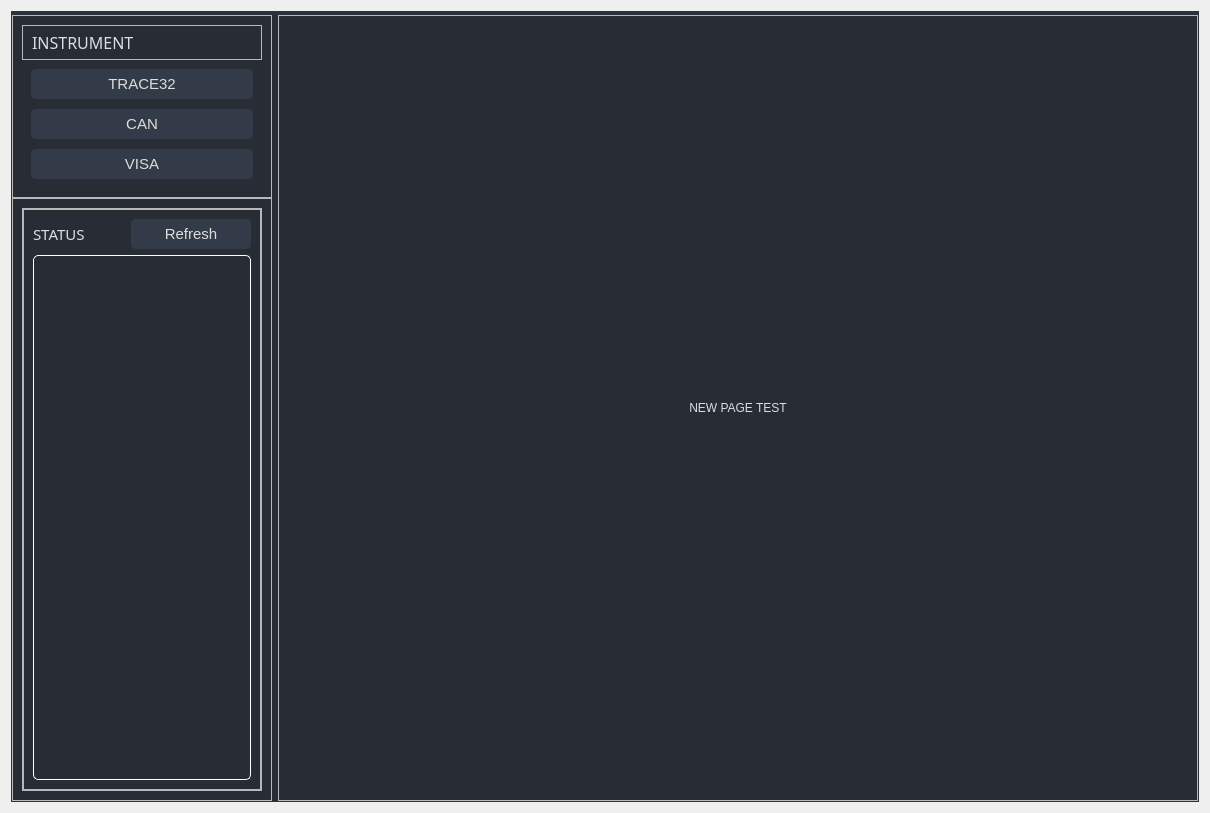
<?xml version="1.0" encoding="UTF-8"?>
<ui version="4.0">
 <class>inst</class>
 <widget class="QWidget" name="inst">
  <property name="geometry">
   <rect>
    <x>0</x>
    <y>0</y>
    <width>1210</width>
    <height>813</height>
   </rect>
  </property>
  <property name="windowTitle">
   <string>inst</string>
  </property>
  <property name="styleSheet">
   <string notr="true">/* /////////////////////////////////////////////////////////////////////////////////////////////////

SET APP STYLESHEET - FULL STYLES HERE
DARK THEME - DRACULA COLOR BASED

///////////////////////////////////////////////////////////////////////////////////////////////// */

QWidget{
	color: rgb(221, 221, 221);
	font: 11pt &quot;Segoe UI&quot;;
}

/* /////////////////////////////////////////////////////////////////////////////////////////////////
Tooltip */
QToolTip {
	color: #ffffff;
	background-color: rgba(33, 37, 43, 180);
	border: 1px solid rgb(44, 49, 58);
	background-image: none;
	background-position: left center;
    background-repeat: no-repeat;
	border: none;
	border-left: 2px solid rgb(113, 192, 217);
	text-align: left;
	padding-left: 8px;
	margin: 0px;
}

/* /////////////////////////////////////////////////////////////////////////////////////////////////
Bg App */
#bgApp {	
	background-color: rgb(40, 44, 52);
	border: 1px solid rgb(44, 49, 58);
}

/* Icon */
#extraIcon {
	background-position: center;
	background-repeat: no-repeat;
	background-image: url(:/icons/icons/icon_settings.png);
}

/* Extra Content */
#extraContent{
	border-top: 3px solid rgb(40, 44, 52);
}


/* /////////////////////////////////////////////////////////////////////////////////////////////////
Content App */
#contentBottom{
	border-top: 3px solid rgb(44, 49, 58);
}

/* Label */
#label_title { font: 63 12pt &quot;Segoe UI Semibold&quot;;}
#label_taget_title { font: 63 12pt &quot;Segoe UI Semibold&quot;;}
#label_status { font: 63 11pt &quot;Segoe UI Semibold&quot;;}

/* /////////////////////////////////////////////////////////////////////////////////////////////////
QTableWidget */
QTableWidget {	
	background-color: transparent;
	padding: 10px;
	border-radius: 5px;
	gridline-color: rgb(44, 49, 58);
	border-bottom: 1px solid rgb(44, 49, 60);
}
QTableWidget::item{
	border-color: rgb(44, 49, 60);
	padding-left: 5px;
	padding-right: 5px;
	gridline-color: rgb(44, 49, 60);
}
QTableWidget::item:selected{
	background-color: rgb(147, 207, 249);
}
QHeaderView::section{
	background-color: rgb(33, 37, 43);
	max-width: 30px;
	border: 1px solid rgb(44, 49, 58);
	border-style: none;
    border-bottom: 1px solid rgb(44, 49, 60);
    border-right: 1px solid rgb(44, 49, 60);
}
QTableWidget::horizontalHeader {	
	background-color: rgb(33, 37, 43);
}
QHeaderView::section:horizontal
{
    border: 1px solid rgb(33, 37, 43);
	background-color: rgb(33, 37, 43);
	padding: 3px;
	border-top-left-radius: 7px;
    border-top-right-radius: 7px;
}
QHeaderView::section:vertical
{
    border: 1px solid rgb(44, 49, 60);
}

/* /////////////////////////////////////////////////////////////////////////////////////////////////
LineEdit */
QLineEdit {
	background-color: rgb(33, 37, 43);
	border-radius: 5px;
	border: 2px solid rgb(33, 37, 43);
	padding-left: 10px;
	selection-color: rgb(255, 255, 255);
	selection-background-color: rgb(113, 192, 217);
}
QLineEdit:hover {
	border: 2px solid rgb(64, 71, 88);
}
QLineEdit:focus {
	border: 2px solid rgb(91, 101, 124);
}

/* /////////////////////////////////////////////////////////////////////////////////////////////////
PlainTextEdit */
QPlainTextEdit {
	background-color: rgb(27, 29, 35);
	border-radius: 5px;
	padding: 10px;
	selection-color: rgb(255, 255, 255);
	selection-background-color: rgb(113, 192, 217);
}
QPlainTextEdit  QScrollBar:vertical {
    width: 8px;
 }
QPlainTextEdit  QScrollBar:horizontal {
    height: 8px;
 }
QPlainTextEdit:hover {
	border: 2px solid rgb(64, 71, 88);
}
QPlainTextEdit:focus {
	border: 2px solid rgb(91, 101, 124);
}

/* /////////////////////////////////////////////////////////////////////////////////////////////////
ScrollBars */
QScrollBar:horizontal {
    border: none;
    background: rgb(52, 59, 72);
    height: 8px;
    margin: 0px 21px 0 21px;
	border-radius: 0px;
}
QScrollBar::handle:horizontal {
    background: rgb(147, 207, 249);
    min-width: 25px;
	border-radius: 4px
}
QScrollBar::add-line:horizontal {
    border: none;
    background: rgb(55, 63, 77);
    width: 20px;
	border-top-right-radius: 4px;
    border-bottom-right-radius: 4px;
    subcontrol-position: right;
    subcontrol-origin: margin;
}
QScrollBar::sub-line:horizontal {
    border: none;
    background: rgb(55, 63, 77);
    width: 20px;
	border-top-left-radius: 4px;
    border-bottom-left-radius: 4px;
    subcontrol-position: left;
    subcontrol-origin: margin;
}
QScrollBar::up-arrow:horizontal, QScrollBar::down-arrow:horizontal
{
     background: none;
}
QScrollBar::add-page:horizontal, QScrollBar::sub-page:horizontal
{
     background: none;
}
 QScrollBar:vertical {
	border: none;
    background: rgb(52, 59, 72);
    width: 8px;
    margin: 21px 0 21px 0;
	border-radius: 0px;
 }
 QScrollBar::handle:vertical {	
	background: rgb(147, 207, 249);
    min-height: 25px;
	border-radius: 4px
 }
 QScrollBar::add-line:vertical {
     border: none;
    background: rgb(55, 63, 77);
     height: 20px;
	border-bottom-left-radius: 4px;
    border-bottom-right-radius: 4px;
     subcontrol-position: bottom;
     subcontrol-origin: margin;
 }
 QScrollBar::sub-line:vertical {
	border: none;
    background: rgb(55, 63, 77);
     height: 20px;
	border-top-left-radius: 4px;
    border-top-right-radius: 4px;
     subcontrol-position: top;
     subcontrol-origin: margin;
 }
 QScrollBar::up-arrow:vertical, QScrollBar::down-arrow:vertical {
     background: none;
 }

 QScrollBar::add-page:vertical, QScrollBar::sub-page:vertical {
     background: none;
 }

/* /////////////////////////////////////////////////////////////////////////////////////////////////
CheckBox */
QCheckBox::indicator {
    border: 3px solid rgb(52, 59, 72);
	width: 15px;
	height: 15px;
	border-radius: 10px;
    background: rgb(44, 49, 60);
}
QCheckBox::indicator:hover {
    border: 3px solid rgb(58, 66, 81);
}
QCheckBox::indicator:checked {
    background: 3px solid rgb(52, 59, 72);
	border: 3px solid rgb(52, 59, 72);	
	background-image: url(:/icons/icons/cil-check-alt.png);
}

/* /////////////////////////////////////////////////////////////////////////////////////////////////
RadioButton */
QRadioButton::indicator {
    border: 3px solid rgb(52, 59, 72);
	width: 15px;
	height: 15px;
	border-radius: 10px;
    background: rgb(44, 49, 60);
}
QRadioButton::indicator:hover {
    border: 3px solid rgb(58, 66, 81);
}
QRadioButton::indicator:checked {
    background: 3px solid rgb(94, 106, 130);
	border: 3px solid rgb(52, 59, 72);	
}

/* /////////////////////////////////////////////////////////////////////////////////////////////////
ComboBox */
QComboBox{
	background-color: rgb(27, 29, 35);
	border-radius: 5px;
	border: 2px solid rgb(33, 37, 43);
	padding: 5px;
	padding-left: 10px;
}
QComboBox:hover{
	border: 2px solid rgb(64, 71, 88);
}
QComboBox::drop-down {
	subcontrol-origin: padding;
	subcontrol-position: top right;
	width: 25px; 
	border-left-width: 3px;
	border-left-color: rgba(39, 44, 54, 150);
	border-left-style: solid;
	border-top-right-radius: 3px;
	border-bottom-right-radius: 3px;	
	background-image: url(:/icons/icons/cil-arrow-bottom.png);
	background-position: center;
	background-repeat: no-repeat;
 }
QComboBox QAbstractItemView {
	color: rgb(113, 192, 217);	
	background-color: rgb(33, 37, 43);
	padding: 10px;
	selection-background-color: rgb(39, 44, 54);
}

/* /////////////////////////////////////////////////////////////////////////////////////////////////
Sliders */QSlider::groove:horizontal {
    border-radius: 5px;
    height: 10px;
	margin: 0px;
	background-color: rgb(52, 59, 72);
}
QSlider::groove:horizontal:hover {
	background-color: rgb(55, 62, 76);
}
QSlider::handle:horizontal {
    background-color: rgb(147, 207, 249);
    border: none;
    height: 10px;
    width: 10px;
    margin: 0px;
	border-radius: 5px;
}
QSlider::handle:horizontal:hover {
    background-color: rgb(147, 181, 249);
}
QSlider::handle:horizontal:pressed {
    background-color: rgb(113, 192, 217);
}

QSlider::groove:vertical {
    border-radius: 5px;
    width: 10px;
    margin: 0px;
	background-color: rgb(52, 59, 72);
}
QSlider::groove:vertical:hover {
	background-color: rgb(55, 62, 76);
}
QSlider::handle:vertical {
    background-color: rgb(147, 207, 249);
	border: none;
    height: 10px;
    width: 10px;
    margin: 0px;
	border-radius: 5px;
}
QSlider::handle:vertical:hover {
    background-color: rgb(147, 181, 249);
}
QSlider::handle:vertical:pressed {
    background-color: rgb(113, 192, 217);
}

/* /////////////////////////////////////////////////////////////////////////////////////////////////
CommandLinkButton */
QCommandLinkButton {	
	color: rgb(113, 192, 217);
	border-radius: 5px;
	padding: 5px;
	color: rgb(113, 192, 217);
}
QCommandLinkButton:hover {	
	color: rgb(113, 192, 217);
	background-color: rgb(44, 49, 60);
}
QCommandLinkButton:pressed {	
	color: rgb(147, 207, 249);
	background-color: rgb(52, 58, 71);
}
/* /////////////////////////////////////////////////////////////////////////////////////////////////
SpinBox */
QSpinBox {	
	background-color: rgb(33, 37, 43);
}
QSpinBox:hover {	
	background-color: rgb(57, 65, 80);
	border: 2px solid rgb(81, 176, 98);
}

QSpinBox::up-button { width: 32px; }
QSpinBox::down-button { width: 32px; }

/* /////////////////////////////////////////////////////////////////////////////////////////////////
Button */
#pagesContainer QPushButton {
	border: 2px solid rgb(52, 59, 72);
	border-radius: 5px;	
	background-color: rgb(52, 59, 72);
}
#pagesContainer QPushButton:hover {
	background-color: rgb(57, 65, 80);
	border: 5px solid rgb(81, 176, 98);
}
#pagesContainer QPushButton:pressed {	
	background-color: rgb(35, 40, 49);
	border: 5px solid rgb(43, 50, 61);
}

</string>
  </property>
  <layout class="QVBoxLayout" name="verticalLayout_3">
   <item>
    <widget class="QFrame" name="bgApp">
     <property name="styleSheet">
      <string notr="true"/>
     </property>
     <property name="frameShape">
      <enum>QFrame::NoFrame</enum>
     </property>
     <property name="frameShadow">
      <enum>QFrame::Raised</enum>
     </property>
     <layout class="QHBoxLayout" name="horizontalLayout">
      <property name="spacing">
       <number>0</number>
      </property>
      <property name="leftMargin">
       <number>0</number>
      </property>
      <property name="topMargin">
       <number>0</number>
      </property>
      <property name="rightMargin">
       <number>0</number>
      </property>
      <property name="bottomMargin">
       <number>0</number>
      </property>
      <item>
       <widget class="QFrame" name="contentBox">
        <property name="frameShape">
         <enum>QFrame::NoFrame</enum>
        </property>
        <property name="frameShadow">
         <enum>QFrame::Raised</enum>
        </property>
        <layout class="QVBoxLayout" name="verticalLayout">
         <property name="spacing">
          <number>0</number>
         </property>
         <property name="leftMargin">
          <number>0</number>
         </property>
         <property name="topMargin">
          <number>0</number>
         </property>
         <property name="rightMargin">
          <number>0</number>
         </property>
         <property name="bottomMargin">
          <number>0</number>
         </property>
         <item>
          <widget class="QFrame" name="contentBottom">
           <property name="frameShape">
            <enum>QFrame::NoFrame</enum>
           </property>
           <property name="frameShadow">
            <enum>QFrame::Raised</enum>
           </property>
           <layout class="QVBoxLayout" name="verticalLayout_6">
            <property name="spacing">
             <number>0</number>
            </property>
            <property name="leftMargin">
             <number>0</number>
            </property>
            <property name="topMargin">
             <number>0</number>
            </property>
            <property name="rightMargin">
             <number>0</number>
            </property>
            <property name="bottomMargin">
             <number>0</number>
            </property>
            <item>
             <widget class="QFrame" name="content">
              <property name="frameShape">
               <enum>QFrame::NoFrame</enum>
              </property>
              <property name="frameShadow">
               <enum>QFrame::Raised</enum>
              </property>
              <layout class="QHBoxLayout" name="horizontalLayout_2">
               <property name="spacing">
                <number>0</number>
               </property>
               <property name="leftMargin">
                <number>0</number>
               </property>
               <property name="topMargin">
                <number>0</number>
               </property>
               <property name="rightMargin">
                <number>0</number>
               </property>
               <property name="bottomMargin">
                <number>0</number>
               </property>
               <item>
                <widget class="QWidget" name="pagesContainer" native="true">
                 <property name="styleSheet">
                  <string notr="true"/>
                 </property>
                 <layout class="QHBoxLayout" name="horizontalLayout_3">
                  <property name="leftMargin">
                   <number>0</number>
                  </property>
                  <property name="topMargin">
                   <number>0</number>
                  </property>
                  <property name="rightMargin">
                   <number>0</number>
                  </property>
                  <property name="bottomMargin">
                   <number>0</number>
                  </property>
                  <item>
                   <widget class="QFrame" name="ver_1">
                    <property name="sizePolicy">
                     <sizepolicy hsizetype="Fixed" vsizetype="Preferred">
                      <horstretch>0</horstretch>
                      <verstretch>0</verstretch>
                     </sizepolicy>
                    </property>
                    <property name="minimumSize">
                     <size>
                      <width>0</width>
                      <height>0</height>
                     </size>
                    </property>
                    <property name="maximumSize">
                     <size>
                      <width>260</width>
                      <height>16777215</height>
                     </size>
                    </property>
                    <layout class="QVBoxLayout" name="verticalLayout_4">
                     <property name="spacing">
                      <number>0</number>
                     </property>
                     <property name="leftMargin">
                      <number>0</number>
                     </property>
                     <property name="topMargin">
                      <number>0</number>
                     </property>
                     <property name="rightMargin">
                      <number>0</number>
                     </property>
                     <property name="bottomMargin">
                      <number>0</number>
                     </property>
                     <item>
                      <widget class="QFrame" name="row_1">
                       <property name="sizePolicy">
                        <sizepolicy hsizetype="Preferred" vsizetype="Preferred">
                         <horstretch>0</horstretch>
                         <verstretch>0</verstretch>
                        </sizepolicy>
                       </property>
                       <property name="frameShape">
                        <enum>QFrame::StyledPanel</enum>
                       </property>
                       <property name="frameShadow">
                        <enum>QFrame::Raised</enum>
                       </property>
                       <layout class="QVBoxLayout" name="verticalLayout_7">
                        <item>
                         <widget class="QFrame" name="frame_div_content_1">
                          <property name="minimumSize">
                           <size>
                            <width>0</width>
                            <height>0</height>
                           </size>
                          </property>
                          <property name="maximumSize">
                           <size>
                            <width>16777215</width>
                            <height>16777215</height>
                           </size>
                          </property>
                          <property name="frameShape">
                           <enum>QFrame::NoFrame</enum>
                          </property>
                          <property name="frameShadow">
                           <enum>QFrame::Raised</enum>
                          </property>
                          <layout class="QVBoxLayout" name="verticalLayout_5">
                           <property name="spacing">
                            <number>0</number>
                           </property>
                           <property name="leftMargin">
                            <number>0</number>
                           </property>
                           <property name="topMargin">
                            <number>0</number>
                           </property>
                           <property name="rightMargin">
                            <number>0</number>
                           </property>
                           <property name="bottomMargin">
                            <number>0</number>
                           </property>
                           <item>
                            <widget class="QFrame" name="frame_title_wid_1">
                             <property name="sizePolicy">
                              <sizepolicy hsizetype="Preferred" vsizetype="Preferred">
                               <horstretch>0</horstretch>
                               <verstretch>0</verstretch>
                              </sizepolicy>
                             </property>
                             <property name="maximumSize">
                              <size>
                               <width>16777215</width>
                               <height>35</height>
                              </size>
                             </property>
                             <property name="frameShape">
                              <enum>QFrame::StyledPanel</enum>
                             </property>
                             <property name="frameShadow">
                              <enum>QFrame::Raised</enum>
                             </property>
                             <layout class="QVBoxLayout" name="verticalLayout_8">
                              <item>
                               <widget class="QLabel" name="label_title">
                                <property name="font">
                                 <font>
                                  <family>Segoe UI Semibold</family>
                                  <pointsize>12</pointsize>
                                  <weight>7</weight>
                                  <italic>false</italic>
                                  <bold>false</bold>
                                 </font>
                                </property>
                                <property name="styleSheet">
                                 <string notr="true"/>
                                </property>
                                <property name="text">
                                 <string>INSTRUMENT</string>
                                </property>
                               </widget>
                              </item>
                             </layout>
                            </widget>
                           </item>
                           <item>
                            <widget class="QFrame" name="frame_content_wid_1">
                             <property name="sizePolicy">
                              <sizepolicy hsizetype="Preferred" vsizetype="Preferred">
                               <horstretch>0</horstretch>
                               <verstretch>0</verstretch>
                              </sizepolicy>
                             </property>
                             <property name="minimumSize">
                              <size>
                               <width>0</width>
                               <height>0</height>
                              </size>
                             </property>
                             <property name="frameShape">
                              <enum>QFrame::NoFrame</enum>
                             </property>
                             <property name="frameShadow">
                              <enum>QFrame::Raised</enum>
                             </property>
                             <layout class="QVBoxLayout" name="verticalLayout_2">
                              <property name="spacing">
                               <number>10</number>
                              </property>
                              <item>
                               <widget class="QPushButton" name="btn_TRACE32">
                                <property name="sizePolicy">
                                 <sizepolicy hsizetype="Preferred" vsizetype="Preferred">
                                  <horstretch>0</horstretch>
                                  <verstretch>0</verstretch>
                                 </sizepolicy>
                                </property>
                                <property name="minimumSize">
                                 <size>
                                  <width>150</width>
                                  <height>30</height>
                                 </size>
                                </property>
                                <property name="font">
                                 <font>
                                  <family>Segoe UI</family>
                                  <pointsize>11</pointsize>
                                  <weight>50</weight>
                                  <italic>false</italic>
                                  <bold>false</bold>
                                 </font>
                                </property>
                                <property name="cursor">
                                 <cursorShape>PointingHandCursor</cursorShape>
                                </property>
                                <property name="styleSheet">
                                 <string notr="true">background-color: rgb(52, 59, 72);</string>
                                </property>
                                <property name="text">
                                 <string>TRACE32</string>
                                </property>
                               </widget>
                              </item>
                              <item>
                               <widget class="QPushButton" name="btn_CAN">
                                <property name="sizePolicy">
                                 <sizepolicy hsizetype="Preferred" vsizetype="Preferred">
                                  <horstretch>0</horstretch>
                                  <verstretch>0</verstretch>
                                 </sizepolicy>
                                </property>
                                <property name="minimumSize">
                                 <size>
                                  <width>150</width>
                                  <height>30</height>
                                 </size>
                                </property>
                                <property name="font">
                                 <font>
                                  <family>Segoe UI</family>
                                  <pointsize>11</pointsize>
                                  <weight>50</weight>
                                  <italic>false</italic>
                                  <bold>false</bold>
                                 </font>
                                </property>
                                <property name="cursor">
                                 <cursorShape>PointingHandCursor</cursorShape>
                                </property>
                                <property name="styleSheet">
                                 <string notr="true">background-color: rgb(52, 59, 72);</string>
                                </property>
                                <property name="text">
                                 <string>CAN</string>
                                </property>
                               </widget>
                              </item>
                              <item>
                               <widget class="QPushButton" name="btn_Visa">
                                <property name="sizePolicy">
                                 <sizepolicy hsizetype="Preferred" vsizetype="Preferred">
                                  <horstretch>0</horstretch>
                                  <verstretch>0</verstretch>
                                 </sizepolicy>
                                </property>
                                <property name="minimumSize">
                                 <size>
                                  <width>150</width>
                                  <height>30</height>
                                 </size>
                                </property>
                                <property name="font">
                                 <font>
                                  <family>Segoe UI</family>
                                  <pointsize>11</pointsize>
                                  <weight>50</weight>
                                  <italic>false</italic>
                                  <bold>false</bold>
                                 </font>
                                </property>
                                <property name="cursor">
                                 <cursorShape>PointingHandCursor</cursorShape>
                                </property>
                                <property name="styleSheet">
                                 <string notr="true">background-color: rgb(52, 59, 72);</string>
                                </property>
                                <property name="text">
                                 <string>VISA</string>
                                </property>
                               </widget>
                              </item>
                             </layout>
                            </widget>
                           </item>
                          </layout>
                         </widget>
                        </item>
                       </layout>
                      </widget>
                     </item>
                     <item>
                      <widget class="QFrame" name="row_2">
                       <property name="frameShape">
                        <enum>QFrame::StyledPanel</enum>
                       </property>
                       <property name="frameShadow">
                        <enum>QFrame::Raised</enum>
                       </property>
                       <layout class="QVBoxLayout" name="verticalLayout_9">
                        <item>
                         <widget class="QFrame" name="frame_div_content">
                          <property name="frameShape">
                           <enum>QFrame::StyledPanel</enum>
                          </property>
                          <property name="frameShadow">
                           <enum>QFrame::Raised</enum>
                          </property>
                          <layout class="QVBoxLayout" name="verticalLayout_10">
                           <property name="spacing">
                            <number>0</number>
                           </property>
                           <property name="leftMargin">
                            <number>0</number>
                           </property>
                           <property name="topMargin">
                            <number>0</number>
                           </property>
                           <property name="rightMargin">
                            <number>0</number>
                           </property>
                           <property name="bottomMargin">
                            <number>0</number>
                           </property>
                           <item>
                            <widget class="QFrame" name="frame_table">
                             <property name="frameShape">
                              <enum>QFrame::StyledPanel</enum>
                             </property>
                             <property name="frameShadow">
                              <enum>QFrame::Raised</enum>
                             </property>
                             <layout class="QGridLayout" name="gridLayout_2">
                              <item row="1" column="0" colspan="3">
                               <widget class="QTableWidget" name="tbl_inst_status">
                                <property name="sizePolicy">
                                 <sizepolicy hsizetype="Preferred" vsizetype="Expanding">
                                  <horstretch>0</horstretch>
                                  <verstretch>0</verstretch>
                                 </sizepolicy>
                                </property>
                                <property name="font">
                                 <font>
                                  <family>Segoe UI</family>
                                  <pointsize>11</pointsize>
                                  <weight>50</weight>
                                  <italic>false</italic>
                                  <bold>false</bold>
                                 </font>
                                </property>
                                <property name="styleSheet">
                                 <string notr="true">QTableView
{
    border: 1px solid white;
    gridline-color: rgb(33, 37, 43);
}

QTableCornerButton::section {
    background-color: rgb(33, 37, 43);
}</string>
                                </property>
                                <property name="sizeAdjustPolicy">
                                 <enum>QAbstractScrollArea::AdjustIgnored</enum>
                                </property>
                                <property name="dragEnabled">
                                 <bool>true</bool>
                                </property>
                                <attribute name="horizontalHeaderCascadingSectionResizes">
                                 <bool>false</bool>
                                </attribute>
                                <attribute name="horizontalHeaderShowSortIndicator" stdset="0">
                                 <bool>false</bool>
                                </attribute>
                                <attribute name="horizontalHeaderStretchLastSection">
                                 <bool>false</bool>
                                </attribute>
                               </widget>
                              </item>
                              <item row="0" column="2">
                               <widget class="QPushButton" name="btn_Refresh">
                                <property name="sizePolicy">
                                 <sizepolicy hsizetype="Preferred" vsizetype="Preferred">
                                  <horstretch>0</horstretch>
                                  <verstretch>0</verstretch>
                                 </sizepolicy>
                                </property>
                                <property name="minimumSize">
                                 <size>
                                  <width>120</width>
                                  <height>30</height>
                                 </size>
                                </property>
                                <property name="font">
                                 <font>
                                  <family>Segoe UI</family>
                                  <pointsize>11</pointsize>
                                  <weight>50</weight>
                                  <italic>false</italic>
                                  <bold>false</bold>
                                 </font>
                                </property>
                                <property name="cursor">
                                 <cursorShape>PointingHandCursor</cursorShape>
                                </property>
                                <property name="styleSheet">
                                 <string notr="true">background-color: rgb(52, 59, 72);</string>
                                </property>
                                <property name="text">
                                 <string>Refresh</string>
                                </property>
                               </widget>
                              </item>
                              <item row="0" column="0">
                               <widget class="QLabel" name="label_status">
                                <property name="font">
                                 <font>
                                  <family>Segoe UI Semibold</family>
                                  <pointsize>11</pointsize>
                                  <weight>7</weight>
                                  <italic>false</italic>
                                  <bold>false</bold>
                                 </font>
                                </property>
                                <property name="styleSheet">
                                 <string notr="true"/>
                                </property>
                                <property name="text">
                                 <string>STATUS</string>
                                </property>
                               </widget>
                              </item>
                              <item row="0" column="1">
                               <spacer name="horizontalSpacer">
                                <property name="orientation">
                                 <enum>Qt::Horizontal</enum>
                                </property>
                                <property name="sizeHint" stdset="0">
                                 <size>
                                  <width>41</width>
                                  <height>20</height>
                                 </size>
                                </property>
                               </spacer>
                              </item>
                             </layout>
                            </widget>
                           </item>
                          </layout>
                         </widget>
                        </item>
                       </layout>
                      </widget>
                     </item>
                    </layout>
                   </widget>
                  </item>
                  <item>
                   <widget class="QFrame" name="ver_2">
                    <property name="sizePolicy">
                     <sizepolicy hsizetype="Preferred" vsizetype="Preferred">
                      <horstretch>0</horstretch>
                      <verstretch>0</verstretch>
                     </sizepolicy>
                    </property>
                    <property name="frameShape">
                     <enum>QFrame::StyledPanel</enum>
                    </property>
                    <property name="frameShadow">
                     <enum>QFrame::Raised</enum>
                    </property>
                    <layout class="QVBoxLayout" name="verticalLayout_12">
                     <property name="spacing">
                      <number>0</number>
                     </property>
                     <property name="leftMargin">
                      <number>0</number>
                     </property>
                     <property name="topMargin">
                      <number>0</number>
                     </property>
                     <property name="rightMargin">
                      <number>0</number>
                     </property>
                     <property name="bottomMargin">
                      <number>0</number>
                     </property>
                     <item>
                      <widget class="QStackedWidget" name="stackedWidget">
                       <property name="styleSheet">
                        <string notr="true">background: transparent;</string>
                       </property>
                       <property name="currentIndex">
                        <number>0</number>
                       </property>
                       <widget class="QWidget" name="new_page">
                        <layout class="QVBoxLayout" name="verticalLayout_20">
                         <property name="spacing">
                          <number>0</number>
                         </property>
                         <property name="leftMargin">
                          <number>0</number>
                         </property>
                         <property name="topMargin">
                          <number>0</number>
                         </property>
                         <property name="rightMargin">
                          <number>0</number>
                         </property>
                         <property name="bottomMargin">
                          <number>0</number>
                         </property>
                         <item>
                          <widget class="QLabel" name="label">
                           <property name="sizePolicy">
                            <sizepolicy hsizetype="Expanding" vsizetype="Preferred">
                             <horstretch>0</horstretch>
                             <verstretch>0</verstretch>
                            </sizepolicy>
                           </property>
                           <property name="text">
                            <string>NEW PAGE TEST</string>
                           </property>
                           <property name="alignment">
                            <set>Qt::AlignCenter</set>
                           </property>
                          </widget>
                         </item>
                        </layout>
                       </widget>
                      </widget>
                     </item>
                    </layout>
                   </widget>
                  </item>
                 </layout>
                </widget>
               </item>
              </layout>
             </widget>
            </item>
           </layout>
          </widget>
         </item>
        </layout>
       </widget>
      </item>
     </layout>
    </widget>
   </item>
  </layout>
 </widget>
 <resources>
  <include location="resources.qrc"/>
 </resources>
 <connections/>
</ui>
